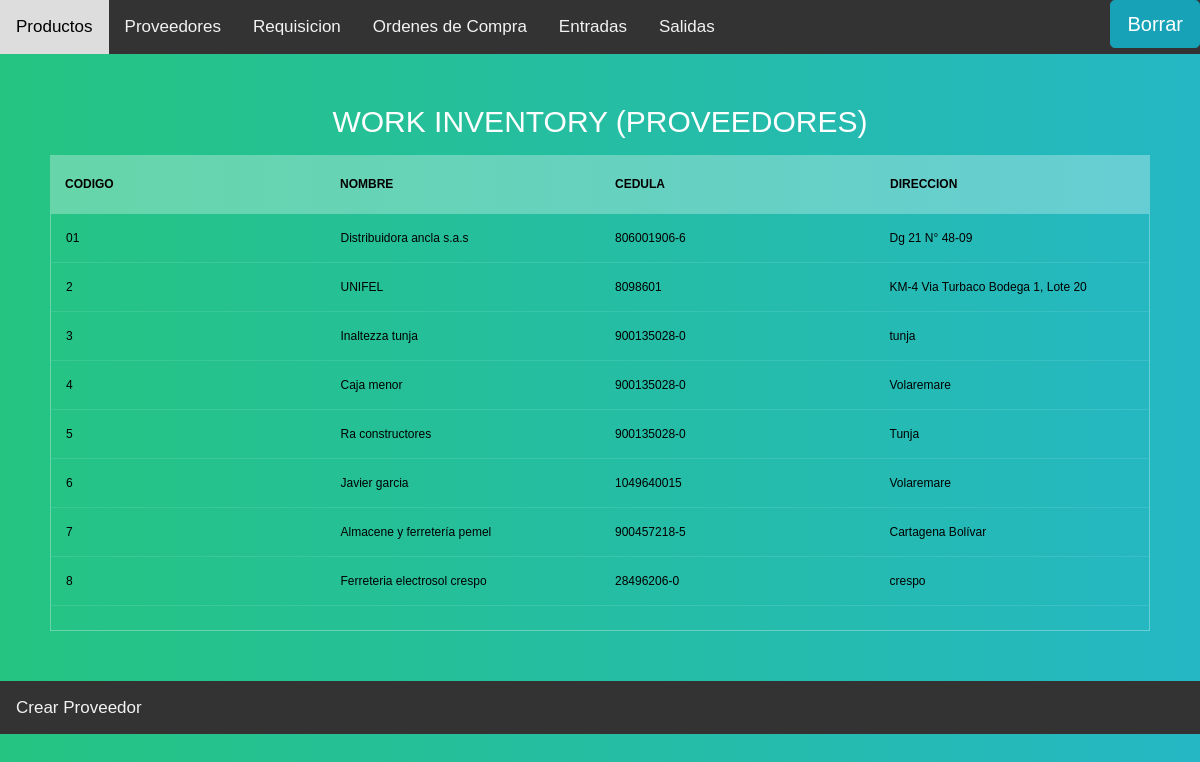
Page /Provider on the committed database.
### models.py (models this page shows)
class Provider(db.Model):
    __tablename__="Provider"
    Identifier = db.Column(db.String(100), primary_key=True)
    Name = db.Column(db.String(100))
    Ced = db.Column(db.String(100))
    Address = db.Column(db.String(100))
    Buy_Order= db.relationship('Buy_order', backref='Provider')
    Entrada = db.relationship('Tickets')

### app.py (the view, shortened to what this page needs)
@app.route('/Provider', methods=['GET','POST'])
def Provider_table():
    del_Pro = forms.Delete(request.form)
    Provider_data = {}
    for ID,Name,Ced,Address in  db.session.query(Provider.Identifier,Provider.Name,Provider.Ced,Provider.Address):
            Temp = {}
            Temp['ID'] = ID
            Temp['Name'] = Name
            Temp['Ced'] = Ced
            Temp['Address'] = Address
            Provider_data[ID] = Temp
    return render_template('Provider.html', Inventory = Provider_data, form=del_Pro )

### templates/Provider.html (shortened to what this page needs)
{% extends  'Header.html' %}
{% block search %}
  {% from "_macro.html" import render %}
    <div class="topnav-right">
    <button type="button"  class="btn btn-info btn-lg" data-toggle="modal" data-target="#myModal">Borrar</button>
  </div>
{% endblock %}
{% block content %}
    <section>
  <h1>Work inventory (PROVEEDORES)</h1>
  <div class="tbl-header">
    <table cellpadding="0" cellspacing="0" border="0">
      <thead>
        <tr>
          <tr >
            <th>Codigo</th>
            <th>Nombre</th>
            <th>Cedula</th>
            <th>Direccion</th>
        </tr>
      </thead>
    </table>
  </div>
  <div class="tbl-content">
    <table cellpadding="0" cellspacing="0" border="0">
      <tbody>
        {% for key in Inventory.keys() %}
          <tr>
            <td>{{Inventory[key]['ID']}}</td>
            <td>{{Inventory[key]['Name']}}</td>
            <td>{{Inventory[key]['Ced']}}</td>
            <td>{{Inventory[key]['Address']}}</td>
          </tr>
        {% endfor %}
      </tbody>
    </table>
  </div>
</section>
    {% endblock %}
  {% block footer %}
  <div class="topnav">
    <a href="http://127.0.0.1:8888/Create_Provider">Crear Proveedor</a>
    </div>
  {% endblock%}

### templates/Header.html (style rules this page uses)
h1 { font-size: 30px; color: #fff; text-transform: uppercase; font-weight: 300; text-align: center; margin-bottom: 15px; }
table { width:100%; table-layout: fixed; }
.tbl-header { background-color: rgba(255,255,255,0.3); }
.tbl-content { height: 418px; overflow-x:auto; margin-top: 0px; border: 1px solid rgba(255,255,255,0.3); }
th { padding: 20px 15px; text-align: left; font-weight: 600; font-size: 12px; color: #000000; text-transform: uppercase; }
td { padding: 15px; text-align: left; vertical-align:middle; font-weight: 500; font-size: 12px; color: #000000; border-bottom: solid 1px rgba(255,255,255,0.1); }
body { background: -webkit-linear-gradient(left, #25c481, #25b7c4); background: linear-gradient(to right, #25c481, #25b7c4); font-family: 'Roboto', sans-serif; }
section { margin: 50px; }
body { margin: 0; font-family: Arial, Helvetica, sans-serif; }
.topnav { overflow: hidden; background-color: #333; }
.topnav a { float: left; color: #f2f2f2; text-align: center; padding: 14px 16px; text-decoration: none; font-size: 17px; }
.topnav-right { float: right; }

### rows in the picture
Provider: Identifier "01", Name "Distribuidora ancla s.a.s", Ced "806001906-6", Address "Dg 21 N° 48-09"
Provider: Name "UNIFEL", Ced "8098601", Address "KM-4 Via Turbaco Bodega 1, Lote 20"
Provider: Name "Inaltezza tunja", Ced "900135028-0", Address "tunja"
Provider: Name "Caja menor", Ced "900135028-0", Address "Volaremare"
Provider: Name "Ra constructores", Ced "900135028-0", Address "Tunja"
Provider: Name "Javier garcia", Ced "1049640015", Address "Volaremare"
Provider: Name "Almacene y ferretería pemel", Ced "900457218-5", Address "Cartagena Bolívar"
Provider: Name "Ferreteria electrosol crespo", Ced "28496206-0", Address "crespo"

### other values in the picture
{{ Inventory[key]['ID'] }} "2" "3" "4" "5" "6" "7" "8"
